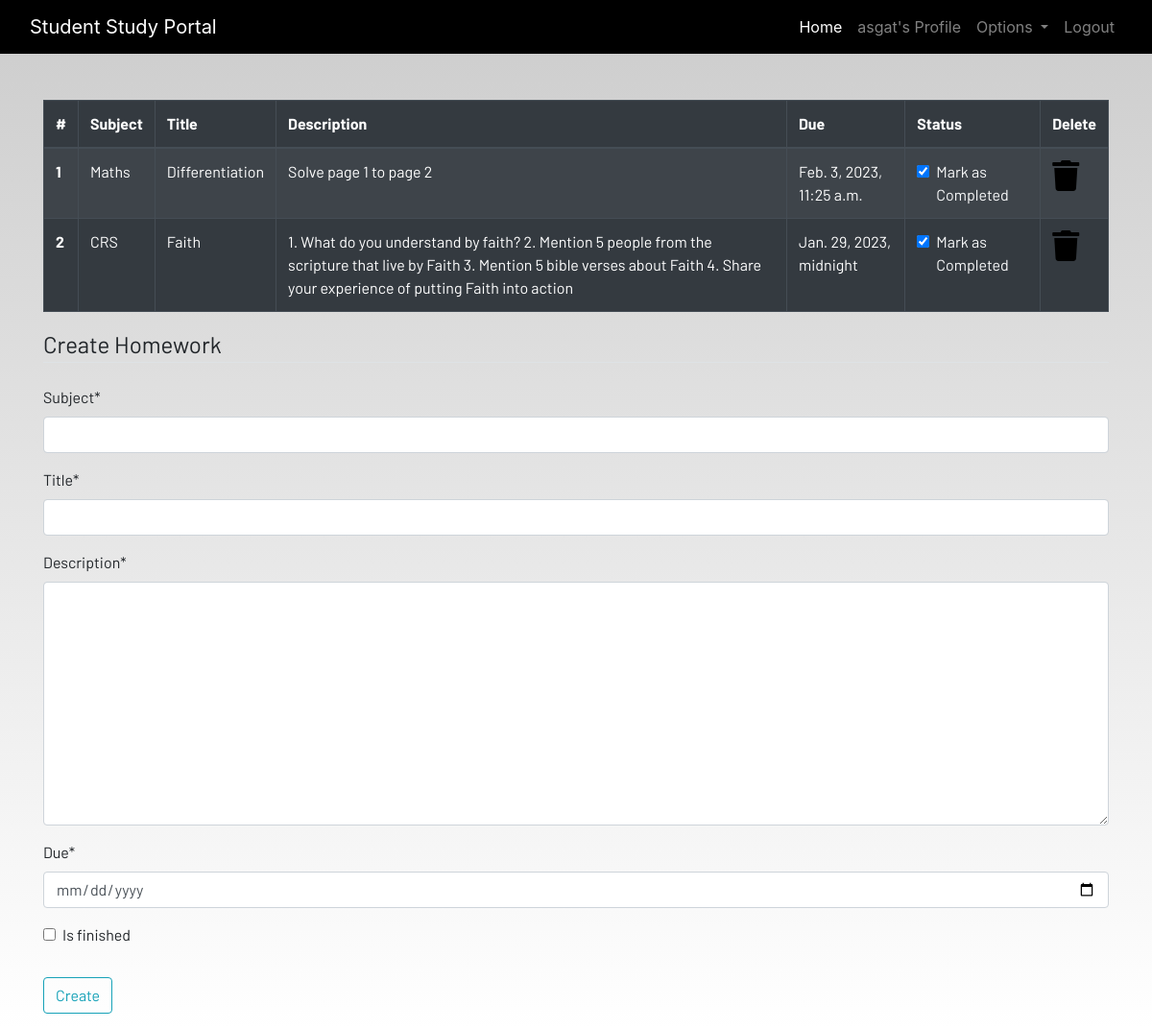
The app's page /homework (signed in), older data.
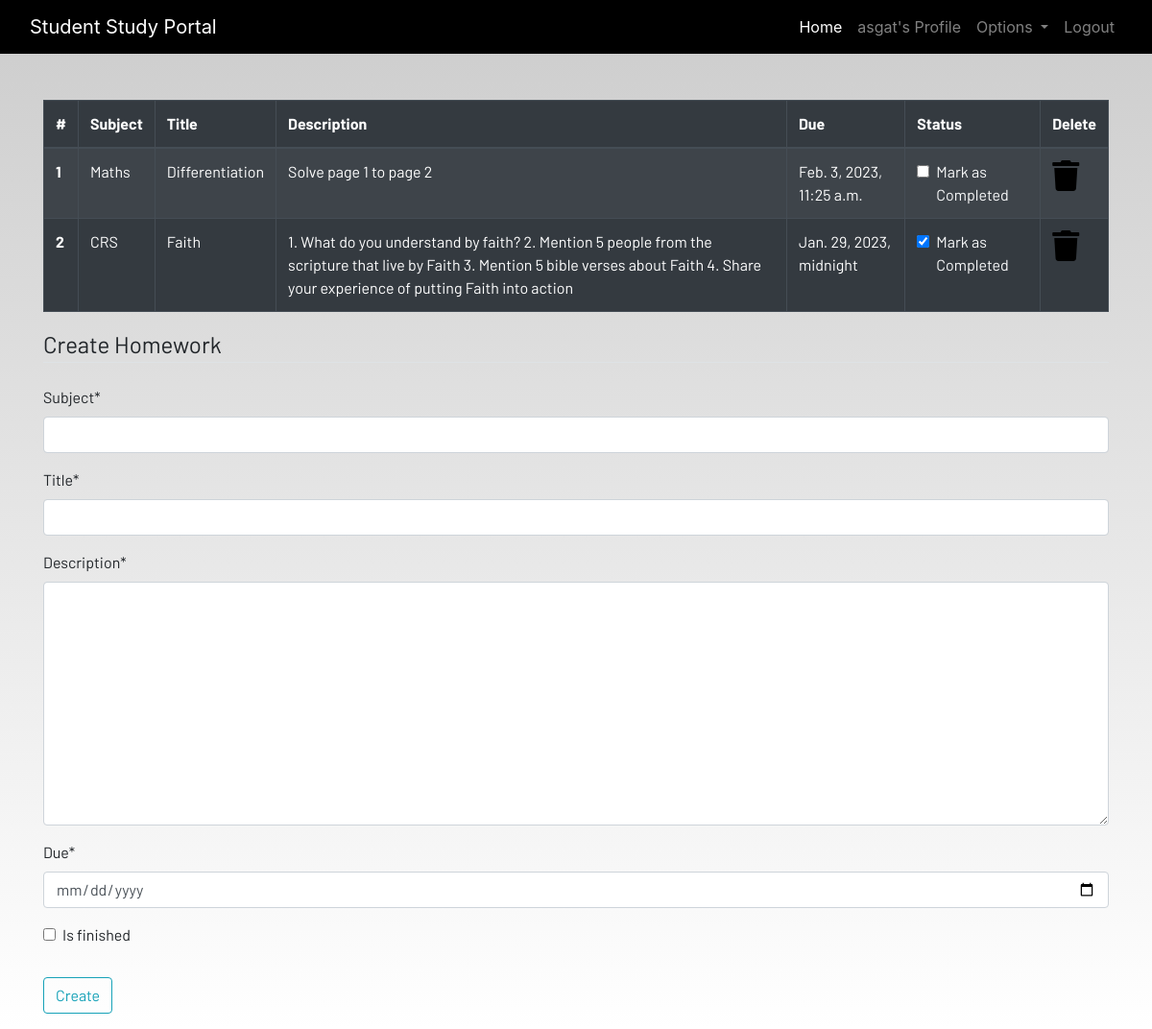
The same page, newer data.
### dashboard/models.py (models this page shows, shortened)
class Homework(models.Model):
    user = models.ForeignKey(User, on_delete=models.CASCADE)
    subject = models.CharField(max_length=50)
    title=models.CharField(max_length=100)
    description=models.TextField()
    due=models.DateTimeField()
    is_finished=models.BooleanField(default=False)

### dashboard/views.py (the view)
# urls.py: path('homework', views.homework, name="homework"),
@login_required
def homework(request):
    if request.method == 'POST':
        form = HomeworkForm(request.POST)
        if form.is_valid():
            try:
                finished = request.POST['is_finished']
                if finished == 'on':
                    finished = True
                else:
                    finished = False
            except:
                finished = False
            homeworks = Homework(
                user = request.user,
                subject = request.POST['subject'],
                title = request.POST['title'],
                description = request.POST['description'],
                due = request.POST['due'],
                is_finished = finished
            )
            homeworks.save()
            messages.success(request, f"Homework added from {request.user.username}!!")
    else:
        form = HomeworkForm
    homework=Homework.objects.filter(user=request.user)
    if len(homework) == 0:
        homework_done = True
    else:
        homework_done = False
    context = {
        'homeworks':homework,
        'homeworks_done':homework_done,
        'form':form
    }
    return render(request, 'dashboard/homework.html', context)

### dashboard/templates/dashboard/homework.html (shortened to what this page needs)
{% extends 'dashboard/base.html' %}
{% load static %}
{% load crispy_forms_tags %}
{% block content %}
<div class="container">
    {% if not homework_done %}
    <table class="table table-striped table-bordered table-hover table-dark">
        <thead>
            <tr>
                <th scope="col">#</th>
                <th scope="col">Subject</th>
                <th scope="col">Title</th>
                <th scope="col">Description</th>
                <th scope="col">Due</th>
                <th scope="col">Status</th>
                <th scope="col">Delete</th>
            </tr>
        </thead>
        <tbody>
            {% for homework in homeworks  %}
            <tr>
                <th scope="row">{{forloop.counter}}</th>
                <td>{{homework.subject}}</td>
                <td>{{homework.title}}</td>
                <td>{{homework.description}}</td>
                <td>{{homework.due}}</td>
                <td>
                    <a href="{% url 'dashboard:updatehomework' homework.id %}">
                        <div class="form-check">
                            {% if homework.is_finished == True %}
                            <input class="form-check-input" type="checkbox" value="" checked>
                            {% else %}
                            <input class="form-check-input" type="checkbox" value="">
                            {% endif %}
                            <label class="form-check-label text-light" for="flexCheckDefault">
                                Mark as Completed
                            </label>
                        </div>
                    </a>
                </td>
                <td><a href="{% url 'dashboard:delhomework' homework.id %}"><i class="fa fa-trash fa-2x"></i></a></td>
            </tr>
            {% endfor %}
        </tbody>
    </table>
    {% else %}
    <h4>All homeworks are completed!! Create to have more!!</h4>
    {% endif %}
</div>
<div class=" container">
    <form method="POST">
        <fieldset class="form-group">
            <legend class="border-bottom mb-4">Create Homework</legend>
            {{form|crispy}}
        </fieldset>
        <div class="form-group">
            <button href="" class="btn btn-outline-info" type="submit">
                Create
            </button>
        </div>
    </form>
</div>
{% endblock content %}

Row changes from the older to the newer data that the page shows:
changed Homework "Maths": value "☑" → "☐"
